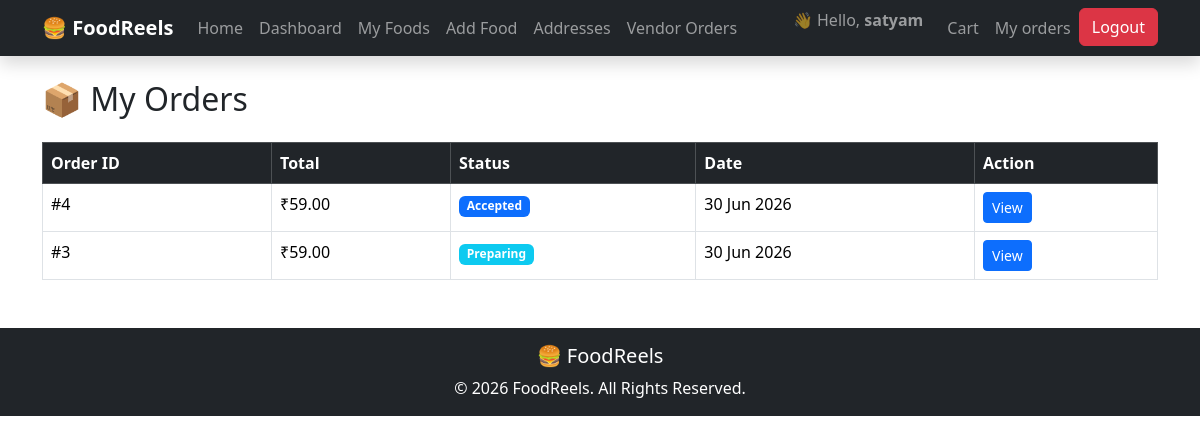
The app's page /orders/my-orders/ (signed in) with its own data.
### accounts/models.py (models this page shows, shortened)
class User(AbstractUser):
    REEL_CHOICES = (
        ('customer','Customer'),
        ('vendor','Vendor'),
        ('admin', 'Admin'),
    )
    phone = models.CharField(max_length=15, blank=True, null=True)
    role = models.CharField(max_length=20, choices=REEL_CHOICES, default='customer')

### orders/models.py (models this page shows, shortened)
class Order(models.Model):
    STATUS_CHOICES = (
        ("Pending", "Pending"),
        ("Accepted", "Accepted"),
        ("Preparing", "Preparing"),
        ("Delivered", "Delivered"),
        ("Cancelled", "Cancelled"),
    )
    user = models.ForeignKey(
        settings.AUTH_USER_MODEL,
        on_delete=models.CASCADE
    )
    address = models.ForeignKey(
        Address,
        on_delete=models.SET_NULL,
        null=True
    )
    total_amount = models.DecimalField(max_digits=10, decimal_places=2)
    status = models.CharField(max_length=20, choices=STATUS_CHOICES, default="Pending")
    created_at = models.DateTimeField(auto_now_add=True)

### orders/views.py (the view)
# urls.py: path("my-orders/",my_orders, name="my-orders"),
@login_required
def my_orders(request):
    orders = Order.objects.filter(
        user=request.user
    ).order_by('-created_at')
    return render(
        request,
        "orders/my_orders.html",
        {
            "orders":orders
        }
    )

### templates/orders/my_orders.html
{% extends "base.html" %}
{% block content %}
<h2 class="mb-4">
📦 My Orders
</h2>
<table class="table table-bordered table-hover">
    <thead class="table-dark">
        <tr>
            <th>Order ID</th>
            <th>Total</th>
            <th>Status</th>
            <th>Date</th>
            <th>Action</th>
        </tr>
    </thead>
    <tbody>
    {% for order in orders %}
        <tr>
            <td>
                #{{ order.id }}
            </td>
            <td>
                ₹{{ order.total_amount }}
            </td>
            <td>
                {% if order.status == "Pending" %}
                    <span class="badge bg-warning">
                        Pending
                    </span>
                {% elif order.status == "Accepted" %}
                    <span class="badge bg-primary">
                        Accepted
                    </span>
                {% elif order.status == "Preparing" %}
                    <span class="badge bg-info">
                        Preparing
                    </span>
                {% elif order.status == "Delivered" %}
                    <span class="badge bg-success">
                        Delivered
                    </span>
                {% else %}
                    <span class="badge bg-danger">
                        Cancelled
                    </span>
                {% endif %}
            </td>
            <td>
                {{ order.created_at|date:"d M Y" }}
            </td>
            <td>
                <a href="{% url 'order-detail' order.id %}"
                   class="btn btn-primary btn-sm">
                    View
                </a>
            </td>
        </tr>
    {% empty %}
        <tr>
            <td colspan="5" class="text-center">
                No Orders Found.
            </td>
        </tr>
    {% endfor %}
    </tbody>
</table>
{% endblock %}

### templates/base.html (shortened to what this page needs)
<!DOCTYPE html>
<html lang="en">
<head>
    <link href="https://cdn.jsdelivr.net/npm/bootstrap@5.3.7/dist/css/bootstrap.min.css" rel="stylesheet">
</head>
<body>
<nav class="navbar navbar-expand-lg navbar-dark bg-dark shadow">
    <div class="container">
        <a class="navbar-brand fw-bold" href="{% url 'home' %}">
            🍔 FoodReels
        </a>
        <div class="collapse navbar-collapse" id="navbarNav">
            <ul class="navbar-nav me-auto">
                <li class="nav-item">
                    <a class="nav-link" href="{% url 'home' %}">
                        Home
                    </a>
                </li>
                {% if request.user.is_authenticated %}
                    <li class="nav-item">
                        <a class="nav-link" href="{% url 'vendor-dashboard' %}">
                            Dashboard
                        </a>
                    </li>
                    <li class="nav-item">
                        <a class="nav-link" href="{% url 'food-list' %}">
                            My Foods
                        </a>
                    </li>
                    <li class="nav-item">
                        <a class="nav-link" href="{% url 'add-food' %}">
                            Add Food
                        </a>
                    </li>
                   <li class="nav-item">
                        <a class="nav-link" href="{% url 'address-list' %}">
                            Addresses
                        </a>
                    </li>
                    <li class="nav-item">
                        <a class="nav-link"
                           href="{% url 'vendor-orders' %}">
                           Vendor Orders
                    </a>
                    </li>
                {% endif %}
            </ul>
            <ul class="navbar-nav">
                {% if request.user.is_authenticated %}
                    <li class="nav-item">
                        <span class="navbar-text me-3">
                            👋 Hello,
                            <strong>{{ request.user.username }}</strong>
                        </span>
                    </li>
                    <li class="nav-item">
                        <a class="nav-link" href="{% url 'cart-list' %}">Cart</a>
                    </li>
                    <li class="nav-item">
                        <a class="nav-link" href="{% url 'my-orders' %}">
                            My orders
                        </a>
                    </li>
                    <li class="nav-item">
                        <a
                            href="{% url 'logout' %}"
                            class="btn btn-danger">
                            Logout
                        </a>
                    </li>
                {% endif %}
            </ul>
        </div>
    </div>
</nav>
<div class="container mt-4">
    {% block content %}
    {% endblock %}
</div>
<footer class="bg-dark text-white text-center p-3 mt-5">
    <h5>🍔 FoodReels</h5>
    <p class="mb-0">
        © 2026 FoodReels. All Rights Reserved.
    </p>
</footer>
</body>
</html>

### records on screen
User: user.username "satyam"
Order: id "4", total_amount "59.00", status "Accepted", created_at "30 Jun 2026"
Order: id "3", total_amount "59.00", status "Preparing", created_at "30 Jun 2026"
